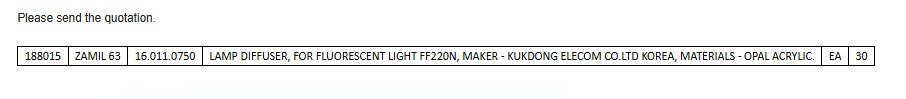
#> input picture test_images/WhatsApp Image 2026-08-10 at 11.17.33 AM (1).jpeg, 906 x 99 px
$ python -i preprocess.py   (imports and definitions only)
#> lines starting #> are read from the running program, lines starting #| are printed output that depends on the picture; after the words box and inside, x2 and y2 are one past the last pixel; in counts of white or black regions, pixels touching at a corner belong together
"""
SheetSnap Image Preprocessor — Decodes and enhances images and PDFs for OCR.

Provides:
  - Robust byte decoding for PNG, JPG, JPEG, and multi-page PDFs (300 DPI high-res).
  - Intelligent resolution upscaling for low-res receipts / WhatsApp mobile photos.
  - Automatic deskewing / rotation correction for tilted documents.
  - Adaptive contrast enhancement (CLAHE).
"""

import cv2
import numpy as np
import fitz  # PyMuPDF
import logging

logger = logging.getLogger(__name__)


class ImagePreprocessor:
    """Decode raw bytes and prepare optimized image arrays for OCR & table detection."""

    @staticmethod
    def decode_image_bytes(image_bytes: bytes) -> np.ndarray:
        """Decode raw image bytes (JPG/PNG/WebP) into a BGR numpy matrix."""
        if not image_bytes:
            raise ValueError("Empty image bytes received.")
        np_arr = np.frombuffer(image_bytes, np.uint8)
        img = cv2.imdecode(np_arr, cv2.IMREAD_COLOR)
        if img is None:
            raise ValueError("Corrupted or unsupported image format.")
        return img

    @staticmethod
    def decode_pdf_bytes(pdf_bytes: bytes, page_index: int = 0, dpi: int = 300) -> np.ndarray:
        """
        Render a single PDF page to a crisp BGR numpy matrix at 300 DPI.
        300 DPI ensures small digits, decimals, and tight table borders are crystal clear.
        """
        if not pdf_bytes:
            raise ValueError("Empty PDF bytes received.")

        doc = fitz.open(stream=pdf_bytes, filetype="pdf")
        if doc.page_count == 0:
            raise ValueError("PDF document has no pages.")
        if page_index >= doc.page_count:
            raise ValueError(
                f"Requested page {page_index} but PDF only has {doc.page_count} page(s)."
            )

        page = doc[page_index]
        pix = page.get_pixmap(dpi=dpi)
        img = np.frombuffer(pix.samples, dtype=np.uint8).reshape(
            int(pix.height), int(pix.width), int(pix.n)
        )

        # Convert colour space to OpenCV BGR
        if pix.n == 4:
            img = cv2.cvtColor(img, cv2.COLOR_RGBA2BGR)
        elif pix.n == 3:
            img = cv2.cvtColor(img, cv2.COLOR_RGB2BGR)

        return img

    @staticmethod
    def optimize_for_ocr(img: np.ndarray) -> np.ndarray:
        """
        Enhance image for OCR:
          1. Upscale if low-resolution (crucial for WhatsApp/phone camera scans).
          2. Auto-deskew if document is tilted.
        """
        if img is None or img.size == 0:
            return img

        h, w = img.shape[:2]
#> h = 99; w = 906

        # 1. Upscale low-res images proportionally (capped to avoid extreme magnification)
        scale = 1.0
        if w < 1000 and h < 800:
            scale = min(1600.0 / max(w, 1), 1200.0 / max(h, 1))
#> scale = 1.77
            scale = min(scale, 2.2)
        elif min(w, h) < 150:
            scale = min(2.0, 300.0 / max(min(w, h), 1))

        if scale > 1.15 and max(w * scale, h * scale) <= 3200:
            new_w, new_h = int(round(w * scale)), int(round(h * scale))
#> new_w = 1600; new_h = 175
            img = cv2.resize(img, (new_w, new_h), interpolation=cv2.INTER_CUBIC)
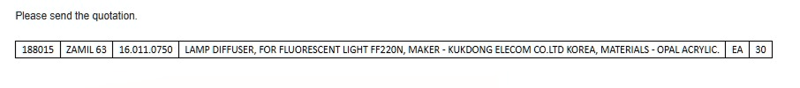
#> img: shape (175, 1600, 3) (shown at 1/2 size); mean of channels 0, 1, 2 242.1, 242.2, 242.1; drawn as B, G, R

        # 2. Deskew
        img = ImagePreprocessor.deskew(img)

        return img

    @staticmethod
    def deskew(img: np.ndarray) -> np.ndarray:
        """Detect and correct document skew angle."""
        try:
            gray = cv2.cvtColor(img, cv2.COLOR_BGR2GRAY)
            edges = cv2.Canny(gray, 50, 150, apertureSize=3)
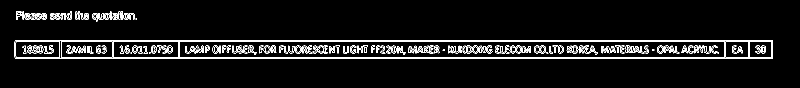
#> edges: shape (175, 1600) (shown at 1/2 size); 5.3% white in thin lines or dots, all inside (x1, y1, x2, y2) = (29, 22, 1546, 117)
            lines = cv2.HoughLinesP(edges, 1, np.pi / 180, threshold=100, minLineLength=100, maxLineGap=10)
#> lines = 53 rows, first 6: [29, 83, 1545, 83], [29, 114, 1545, 114], [30, 81, 1545, 81], [30, 116, 1545, 116], [1315, 104, 1437, 104], [897, 105, 1296, 105]

            if lines is None:
                return img

            angles = []
            for line in lines:
                pts = line.reshape(-1)
                if len(pts) >= 4:
                    x1, y1, x2, y2 = pts[0], pts[1], pts[2], pts[3]
                    if x2 != x1:
                        angle = np.arctan2(float(y2 - y1), float(x2 - x1)) * 180.0 / np.pi
                        if abs(angle) < 25.0:  # Ignore steep diagonal lines
                            angles.append(angle)
#> this loop made 53 passes
#> (x1, y1, x2, y2) on passes 1 to 12: (29, 83, 1545, 83), (29, 114, 1545, 114), (30, 81, 1545, 81), (30, 116, 1545, 116), (1315, 104, 1437, 104), (897, 105, 1296, 105), (519, 103, 804, 103), (897, 92, 1101, 92), (897, 93, 1186, 93), (1202, 100, 1353, 100), (519, 94, 805, 94), (897, 95, 1187, 95)
#> after the loop, angles = 53 values from 0 to 0

            if not angles:
                return img

            median_angle = float(np.median(angles))
#> median_angle = 0
            if abs(median_angle) < 0.4:
                return img  # Negligible skew

            h, w = img.shape[:2]
            center = (w // 2, h // 2)
            M = cv2.getRotationMatrix2D(center, median_angle, 1.0)
            rotated = cv2.warpAffine(
                img, M, (w, h), flags=cv2.INTER_CUBIC, borderMode=cv2.BORDER_REPLICATE
            )
            return rotated
        except Exception as e:
            logger.warning("Deskew failed with error: %s; using original image", e)
            return img

>>> import cv2
>>> picture = cv2.cvtColor(cv2.imread('../../test_images/WhatsApp Image 2026-08-10 at 11.17.33 AM (1).jpeg'), cv2.COLOR_BGR2RGB)
>>> result = ImagePreprocessor().optimize_for_ocr(picture)

$ run again, on test_images/WhatsApp Image 2026-08-10 at 11.17.34 AM (1).jpeg
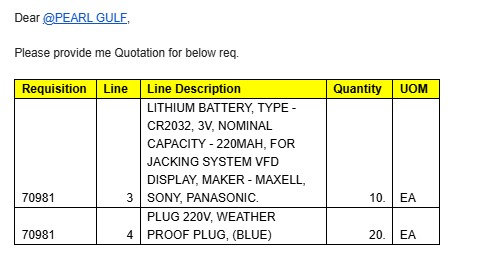
#> input picture test_images/WhatsApp Image 2026-08-10 at 11.17.34 AM (1).jpeg, 482 x 255 px
#> in deskew, `gray = cv2.cvtColor(img, cv2.COLOR_BGR2GRAY)`:
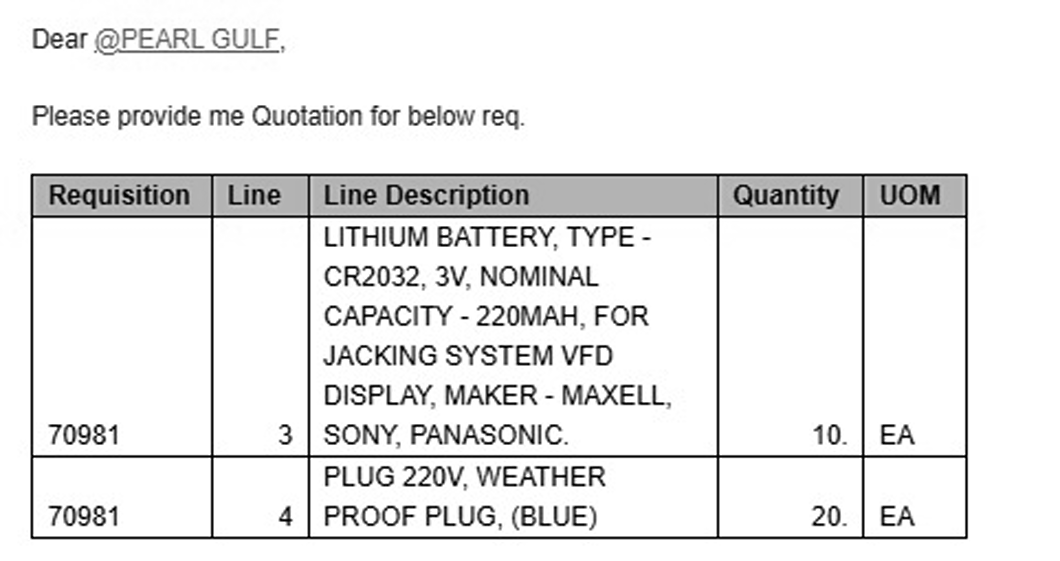
#> gray: shape (561, 1060); min 0, max 255, mean 234
#> in deskew, `edges = cv2.Canny(gray, 50, 150, apertureSize=3)`:
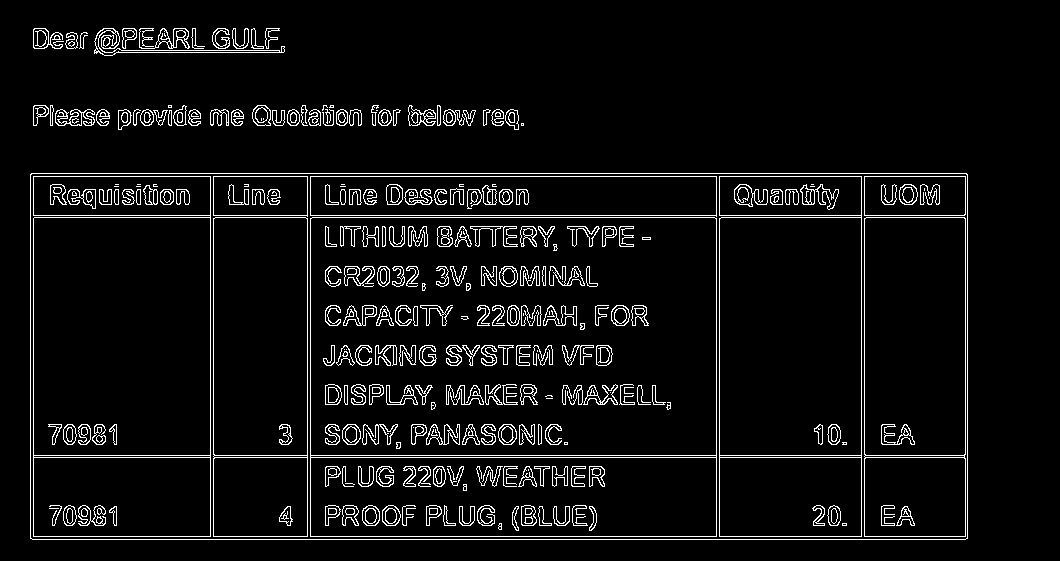
#> edges: shape (561, 1060); 5.7% white in thin lines or dots, all inside (x1, y1, x2, y2) = (30, 28, 968, 540)
#> lines = 80 rows, first 6: [30, 457, 967, 457], [30, 217, 967, 217], [30, 455, 967, 455], [30, 215, 967, 215], [32, 539, 965, 539], [31, 173, 966, 173]
#> the loop in deskew, `for line in lines:` made 80 passes
#> (x1, y1, x2, y2, angle) on passes 1 to 8: (30, 457, 967, 457, 0), (30, 217, 967, 217, 0), (30, 455, 967, 455, 0), (30, 215, 967, 215, 0), (32, 539, 965, 539, 0), (31, 173, 966, 173, 0), (30, 536, 967, 536, 0), (30, 176, 967, 176, 0)
#> after the loop in deskew, `for line in lines:`: angles = 68 values, max 1.25 at index 24, min -1.11 at index 65, mean 0.0197
#> median_angle = 0

$ run again, on test_images/WhatsApp Image 2026-08-10 at 11.17.34 AM (2).jpeg
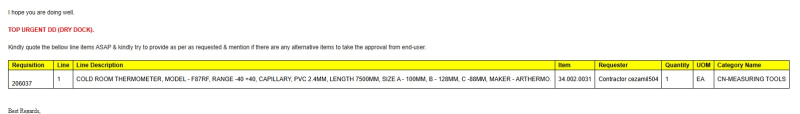
#> input picture test_images/WhatsApp Image 2026-08-10 at 11.17.34 AM (2).jpeg, 1600 x 228 px (shown at 1/2 size)
#> in deskew, `gray = cv2.cvtColor(img, cv2.COLOR_BGR2GRAY)`:
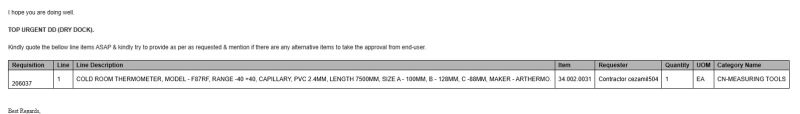
#> gray: shape (228, 1600) (shown at 1/2 size); min 3, max 255, mean 240.1
#> in deskew, `edges = cv2.Canny(gray, 50, 150, apertureSize=3)`:
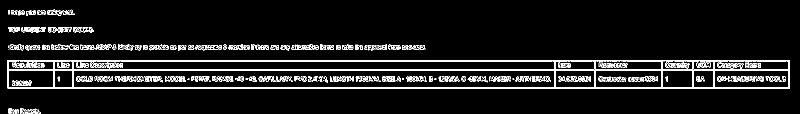
#> edges: shape (228, 1600) (shown at 1/2 size); 6.1% white in thin lines or dots, all inside (x1, y1, x2, y2) = (15, 19, 1580, 228)
#> lines = 51 rows, first 6: [15, 175, 1579, 175], [15, 120, 1579, 120], [15, 140, 1579, 140], [16, 177, 1578, 177], [15, 122, 1579, 122], [15, 138, 1579, 138]
#> the loop in deskew, `for line in lines:` made 51 passes
#> after the loop in deskew, `for line in lines:`: angles = 51 values from 0 to 0
#> median_angle = 0

$ run again, on test_images/WhatsApp Image 2026-08-10 at 11.17.35 AM (1).jpeg
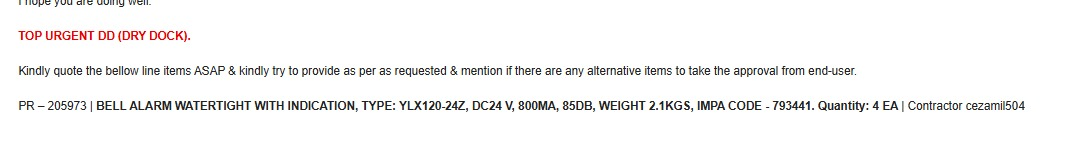
#> input picture test_images/WhatsApp Image 2026-08-10 at 11.17.35 AM (1).jpeg, 1070 x 152 px
#> in deskew, `edges = cv2.Canny(gray, 50, 150, apertureSize=3)`:
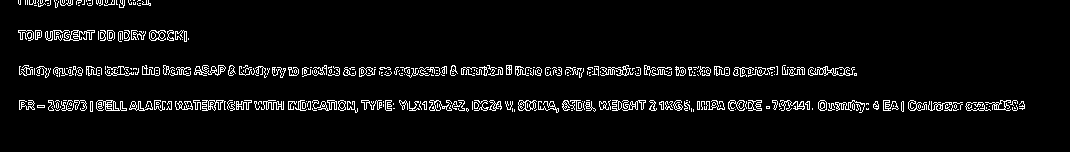
#> edges: shape (152, 1070); 4.9% white in thin lines or dots, all inside (x1, y1, x2, y2) = (18, 0, 1025, 113)
#> lines = 24 rows, first 6: [48, 102, 860, 102], [48, 108, 1024, 108], [48, 109, 761, 109], [19, 106, 1024, 106], [19, 74, 856, 74], [19, 105, 760, 105]
#> the loop in deskew, `for line in lines:` made 24 passes
#> after the loop in deskew, `for line in lines:`: angles = [0, 0, 0, 0, 0, 0, 0, 0, 0, 0, 0, 0, 0, 0, 0, 0, 0, 0, 0, 0, 0, 0, 0, 0]
#> median_angle = 0
